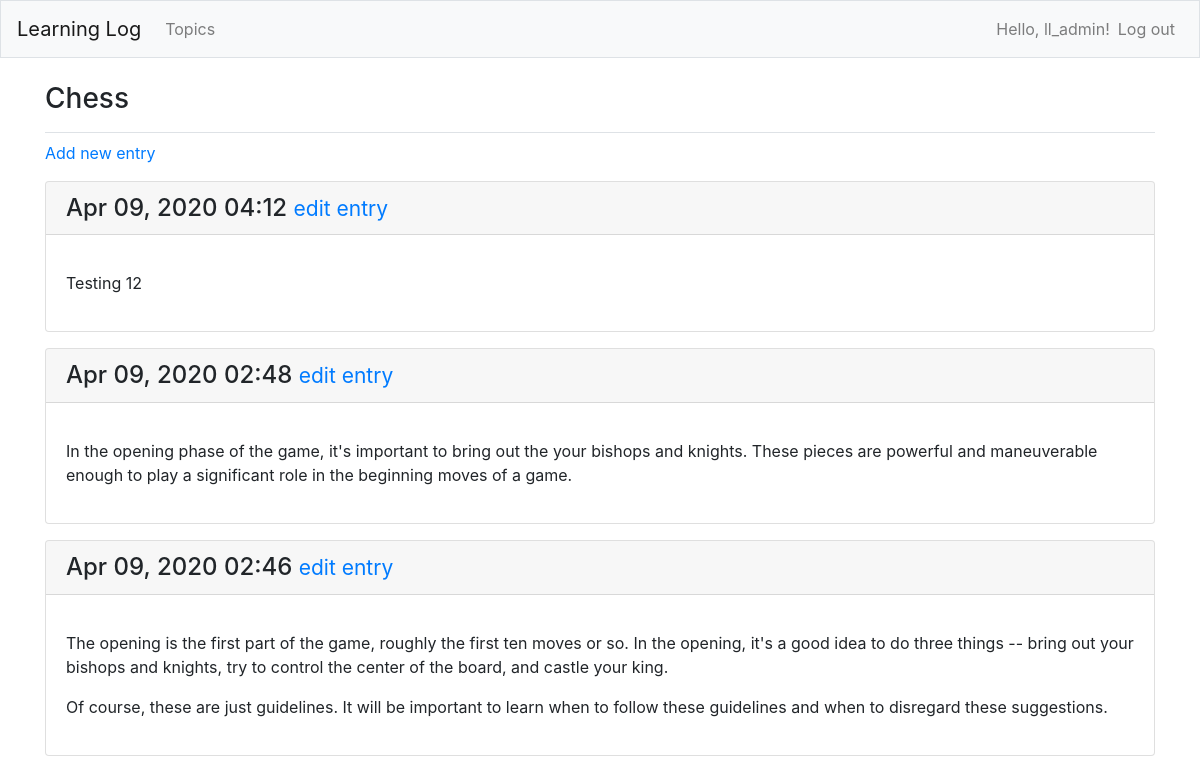
The page /topics/1/ (signed in) on the database its author committed.
### learning_logs/models.py (models this page shows, shortened)
class Topic(models.Model):
    text = models.CharField(max_length=200)
    date_added = models.DateTimeField(auto_now_add=True)
    owner = models.ForeignKey(User, on_delete=models.CASCADE)
    def __str__(self):
        return self.text

class Entry(models.Model):
    topic = models.ForeignKey(Topic, on_delete=models.CASCADE)
    text = models.TextField()
    date_added = models.DateTimeField(auto_now_add=True)
    class Meta:
            verbose_name_plural = 'entries'

### learning_logs/views.py (the view)
# urls.py: path('topics/<int:topic_id>/', views.topic, name='topic'),
@login_required
def topic(request, topic_id):
    topic = Topic.objects.get(id=topic_id)
    if topic.owner != request.user:
        raise Http404
    entries = topic.entry_set.order_by('-date_added')
    context = {'topic': topic, 'entries': entries}
    return render(request, 'learning_logs/topic.html', context)

### learning_logs/templates/learning_logs/topic.html
{% extends "learning_logs/base.html" %}
{% block page_header %}
    <h3>{{ topic }}</h3>
{% endblock page_header %}
{% block content %}
    <p>
        <a href="{% url 'learning_logs:new_entry' topic.id %}">Add new entry</a>
    </p>
    {% for entry in entries %}
        <div class="card mb-3">
            <h4 class="card-header">
                {{ entry.date_added|date:'M d, Y H:i' }}
                <small><a href="{% url 'learning_logs:edit_entry' entry.id %}">edit entry</a></small>
            </h4>
            <div class="card-body">
                <p>{{ entry.text|linebreaks  }}</p>
            </div>
        </div>
    {% empty %}
        <p>There are no entries for this topic yet.</p>
    {% endfor %}
{% endblock content %}

### learning_logs/templates/learning_logs/base.html (shortened to what this page needs)
{% load bootstrap4 %}
<!doctype html>
<html lang="en">
    <head>
        {% bootstrap_css %}
    </head>
    <body>
        <nav class="navbar navbar-expand-md navbar-light bg-light mb-4 border">
            <a class="navbar-brand" href="{% url 'learning_logs:index' %}">Learning Log</a>
            <div class="collapse navbar-collapse" id="navbarCollapse">
                <ul class="navbar-nav mr-auto">
                    <li class="nav-item">
                        <a class="nav-link" href="{% url 'learning_logs:topics' %}">Topics</a>
                    </li>
                </ul>
                <ul class="navbar-nav ml-auto">
                    {% if user.is_authenticated %}
                        <li class="nav-item">
                            <span class="navbar-text">Hello, {{ user.username }}!</span>
                        </li>
                        <li class="nav-item">
                            <a class="nav-link" href="{% url 'users:logout' %}">Log out</a>
                        </li>
                    {% endif %}
                </ul>
            </div>
        </nav>
        <main role="main" class="container">
            <div class="pb-2 mb-2 border-bottom">
                {% block page_header %}{% endblock page_header %}
            </div>
            <div>
                {% block content %}
                {% endblock content %}
            </div>
        </main>
    </body>
</html>

### rows shown on the page
Topic: text "Chess"
Entry: date_added "Apr 09, 2020 04:12", text "Testing 12"
Entry: date_added "Apr 09, 2020 02:48", text "In the opening phase of the game, it's important to bring out the your bishops and knights. These pieces are powerful and maneuverable enough to play a significant role in the beginning moves of a game."
Entry: date_added "Apr 09, 2020 02:46", text "The opening is the first part of the game, roughly the first ten moves or so. In the opening, it's a good idea to do three things -- bring out your bishops and knights, try to control the center of the board, and castle your king. Of course, these are just guidelines. It will be important to learn when to follow these guidelines and when to disregard these suggestions."

### other values the page prints
{{ user.username }} "ll_admin"
